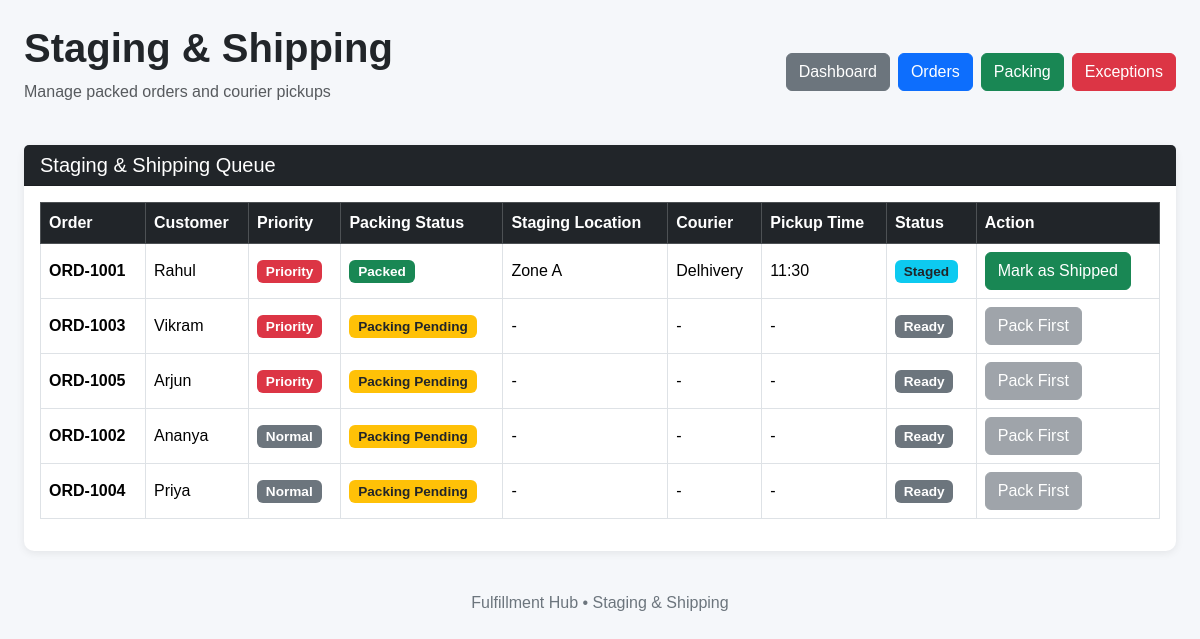
The app's page /staging with its own data.
### tables this page shows
CREATE TABLE staging (
    id INTEGER PRIMARY KEY AUTOINCREMENT,
    order_id INTEGER,
    staging_location TEXT,
    courier TEXT,
    pickup_time TEXT,
    status TEXT DEFAULT 'Ready for Pickup',
    FOREIGN KEY (order_id) REFERENCES orders(id)
);

CREATE TABLE orders (
            id INTEGER PRIMARY KEY AUTOINCREMENT,
            order_number TEXT UNIQUE,
            customer_name TEXT,
            priority TEXT,
            status TEXT,
            deadline TEXT
        );

### app.py (the view)
@app.route("/staging")
def staging():
    connection = get_db_connection()
    staging_orders = connection.execute(
        """
        SELECT
            staging.id AS staging_id,
            staging.staging_location,
            staging.courier,
            staging.pickup_time,
            staging.status,

            orders.id AS order_id,
            orders.order_number,
            orders.customer_name,
            orders.priority,

            packing.status AS packing_status

        FROM staging

        JOIN orders
        ON staging.order_id = orders.id

        JOIN packing
        ON packing.order_id = orders.id

        ORDER BY orders.priority DESC
        """
    ).fetchall()
    connection.close()
    return render_template(
        "staging.html",
        staging_orders=staging_orders
    )

### app.py (called while the page is built)
def get_db_connection():
    connection = sqlite3.connect("fulfillment.db")
    connection.row_factory = sqlite3.Row
    return connection

### templates/staging.html (shortened to what this page needs)
<!DOCTYPE html>
<html lang="en">
<head>
    <link
        href="https://cdn.jsdelivr.net/npm/bootstrap@5.3.3/dist/css/bootstrap.min.css"
        rel="stylesheet"
    >
    <link
        rel="stylesheet"
        href="{{ url_for('static', filename='css/style.css') }}"
    >
</head>
<body>
<div class="container-fluid mt-4 px-4">
    <div class="page-header">
        <div class="d-flex justify-content-between align-items-center">
            <div>
                <h1>Staging & Shipping</h1>
                <p class="text-muted">
                    Manage packed orders and courier pickups
                </p>
            </div>
            <div class="nav-buttons">
                <a href="/" class="btn btn-secondary">
                    Dashboard
                </a>
                <a href="/orders" class="btn btn-primary">
                    Orders
                </a>
                <a href="/packing" class="btn btn-success">
                    Packing
                </a>
                <a href="/exceptions" class="btn btn-danger">
                    Exceptions
                </a>
            </div>
        </div>
    </div>
    <div class="card shadow-sm border-0">
        <div class="card-header bg-dark text-white">
            <h5 class="mb-0">
                Staging & Shipping Queue
            </h5>
        </div>
        <div class="card-body">
            <div class="table-responsive">
                <table class="table table-bordered table-hover align-middle">
                    <thead class="table-dark">
                        <tr>
                            <th>Order</th>
                            <th>Customer</th>
                            <th>Priority</th>
                            <th>Packing Status</th>
                            <th>Staging Location</th>
                            <th>Courier</th>
                            <th>Pickup Time</th>
                            <th>Status</th>
                            <th>Action</th>
                        </tr>
                    </thead>
                    <tbody>
                    {% for item in staging_orders %}
                        <tr>
                            <td>
                                <strong>
                                    {{ item["order_number"] }}
                                </strong>
                            </td>
                            <td>
                                {{ item["customer_name"] }}
                            </td>
                            <td>
                                {% if item["priority"] == "Priority" %}
                                    <span class="badge bg-danger">
                                        Priority
                                    </span>
                                {% else %}
                                    <span class="badge bg-secondary">
                                        Normal
                                    </span>
                                {% endif %}
                            </td>
                            <td>
                                {% if item["packing_status"] == "Packed" %}
                                    <span class="badge bg-success">
                                        Packed
                                    </span>
                                {% else %}
                                    <span class="badge bg-warning text-dark">
                                        Packing Pending
                                    </span>
                                {% endif %}
                            </td>
                            <td>
                                {% if item["status"] == "Staged"
                                    or item["status"] == "Shipped" %}
                                    {{ item["staging_location"] }}
                                {% else %}
                                    -
                                {% endif %}
                            </td>
                            <td>
                                {% if item["status"] == "Staged"
                                    or item["status"] == "Shipped" %}
                                    {{ item["courier"] }}
                                {% else %}
                                    -
                                {% endif %}
                            </td>
                            <td>
                                {% if item["status"] == "Staged"
                                    or item["status"] == "Shipped" %}
                                    {{ item["pickup_time"] }}
                                {% else %}
                                    -
                                {% endif %}
                            </td>
                            <td>
                                {% if item["status"] == "Shipped" %}
                                    <span class="badge bg-success">
                                        Shipped
                                    </span>
                                {% elif item["status"] == "Staged" %}
                                    <span class="badge bg-info text-dark">
                                        Staged
                                    </span>
                                {% else %}
                                    <span class="badge bg-secondary">
                                        Ready
                                    </span>
                                {% endif %}
                            </td>
                            <td>
                                {% if item["status"] == "Shipped" %}
                                    <span class="text-success">
                                        ✓ Completed
                                    </span>
                                {% elif item["status"] == "Staged" %}
                                    <form
                                        action="/ship-order/{{ item['staging_id'] }}"
                                        method="POST"
                                    >
                                        <button
                                            type="submit"
                                            class="btn btn-success"
                                        >
                                            Mark as Shipped
                                        </button>
                                    </form>
                                {% else %}
                                    <button
                                        class="btn btn-secondary"
                                        disabled
                                    >
                                        Pack First
                                    </button>
                                {% endif %}
                            </td>
                        </tr>
                    {% endfor %}
                    </tbody>
                </table>
            </div>
        </div>
    </div>
    <div class="footer">
        Fulfillment Hub • Staging & Shipping
    </div>
</div>
</body>
</html>

### static/style.css (style rules this page uses)
body { background-color: #f5f7fa; font-family: Arial, sans-serif; }
h1 { font-weight: 700; }
.card { border-radius: 10px; }
.card-header { font-weight: 600; }
.table { background-color: white; }
.table th { white-space: nowrap; }
.btn { border-radius: 6px; }
.badge { font-size: 0.85rem; }
.nav-buttons { display: flex; flex-wrap: wrap; gap: 8px; }
.page-header { margin-bottom: 25px; }
.shadow-sm { box-shadow: 0 2px 8px rgba(0, 0, 0, 0.08) !important; }
.footer { text-align: center; color: #6c757d; margin-top: 40px; margin-bottom: 20px; }

### records on screen
staging: order_number "ORD-1001", customer_name "Rahul", shows "Priority", shows "Packed", staging_location "Zone A", courier "Delhivery", pickup_time "11:30", status "Staged"
staging: order_number "ORD-1003", customer_name "Vikram", shows "Priority", shows "Packing Pending", status "Ready"
staging: order_number "ORD-1005", customer_name "Arjun", shows "Priority", shows "Packing Pending", status "Ready"
staging: order_number "ORD-1002", customer_name "Ananya", shows "Normal", shows "Packing Pending", status "Ready"
staging: order_number "ORD-1004", customer_name "Priya", shows "Normal", shows "Packing Pending", status "Ready"
